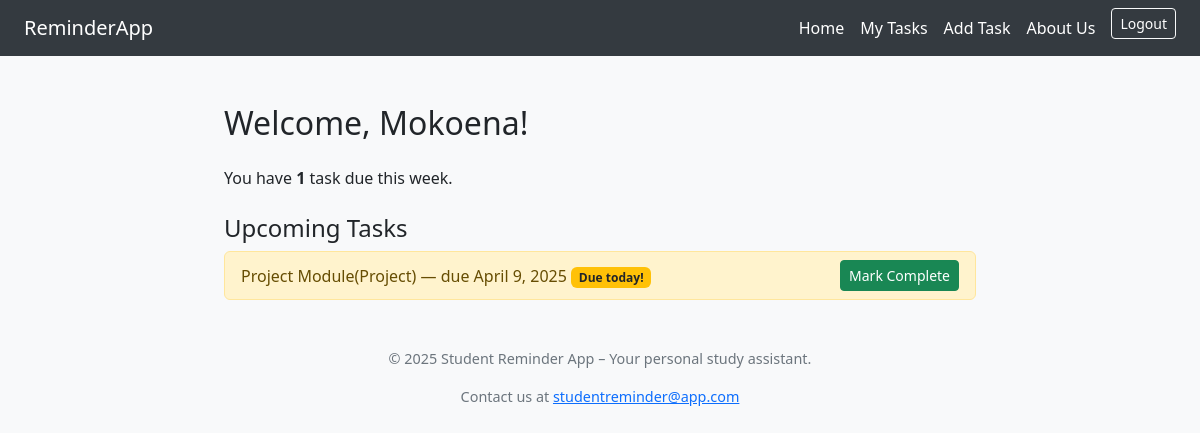
The app's page / (signed in) with its own data.
### tasks/models.py (models this page shows, shortened)
class Task(models.Model):
    user = models.ForeignKey(User, on_delete=models.CASCADE)
    title = models.CharField(max_length=200)
    due_date = models.DateField()
    completed = models.BooleanField(default=False)

### tasks/views.py (the view)
# urls.py: 2. Add a URL to urlpatterns:  path('', views.home, name='home')
@login_required
def home(request):
    today = localdate()
    tomorrow = today + timedelta(days=1)
    next_week = today + timedelta(days=7)
    upcoming_tasks = Task.objects.filter(
        user=request.user,
        completed=False,
        due_date__range=[today, next_week]
    ).order_by('due_date')
    upcoming_count = upcoming_tasks.count()
    return render(request, 'tasks/home.html', {
        'upcoming': upcoming_count,
        'upcoming_tasks': upcoming_tasks,
        'today': today,
        'tomorrow': tomorrow,
    })

### tasks/templates/tasks/home.html
{% extends 'tasks/base.html' %}
{% block content %}
<div class="container mt-5">
    <h2 class="mb-4">Welcome, {{ user.username }}!</h2>
    <p>You have <strong>{{ upcoming }}</strong> task{{ upcoming|pluralize }} due this week.</p>
    <h4 class="mt-4">Upcoming Tasks</h4>
    {% if upcoming_tasks %}
        <ul class="list-group">
            {% for task in upcoming_tasks %}
                <li class="list-group-item d-flex justify-content-between align-items-center
                    {% if task.due_date == today %}
                        list-group-item-warning
                    {% elif task.due_date == tomorrow %}
                        list-group-item-danger
                    {% endif %}">
                    <span>
                        {{ task.title }} — due {{ task.due_date }}
                        {% if task.due_date == today %}
                            <span class="badge bg-warning text-dark">Due today!</span>
                        {% elif task.due_date == tomorrow %}
                            <span class="badge bg-danger">Due tomorrow!</span>
                        {% endif %}
                    </span>
                    {% if not task.completed %}
                        <a href="{% url 'complete_task' task.id %}" class="btn btn-success btn-sm">Mark Complete</a>
                    {% else %}
                        <span class="badge bg-secondary">Completed</span>
                    {% endif %}
                </li>
            {% endfor %}
        </ul>
    {% else %}
        <p class="text-muted">No tasks due soon. Great job!</p>
    {% endif %}
</div>
{% endblock %}

### tasks/templates/tasks/base.html (style rules this page uses)
body { background-color: #f8f9fa; }
.container { max-width: 800px; }

### records on screen
Task: title "Project Module(Project)", due_date "April 9, 2025", shows "Due today!", completed "Mark Complete"

### other values on screen
{{ user.username }} "Mokoena"
{{ upcoming }} "1"
